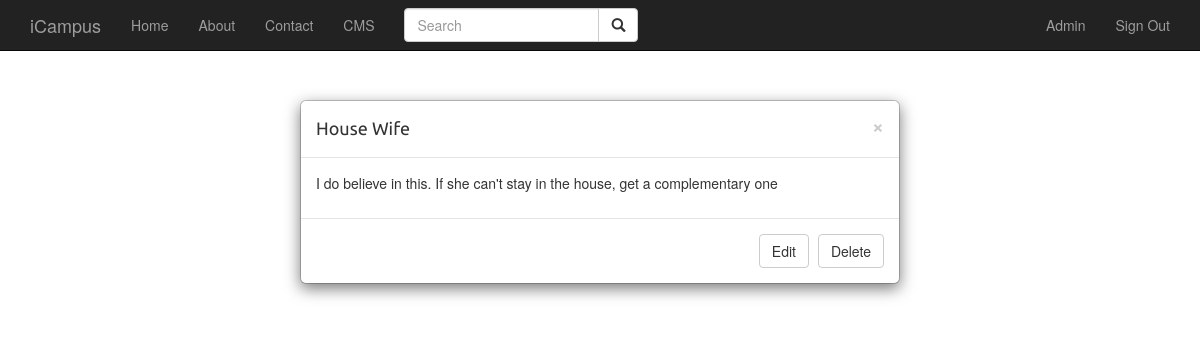
Screenshot of /cms/careers/4 (signed in) with the database file from the repository.
### app/models.py (models this page shows, shortened)
class User(UserMixin, db.Model):
    __tablename__='users'
    id = db.Column(db.Integer, primary_key = True)
    email = db.Column(db.String(64), unique=True, index=True)
    username = db.Column(db.String(64), unique=True, index=True)
    password_hash = db.Column(db.String(128))
    role_id = db.Column(db.Integer, db.ForeignKey('roles.id'))
    comments = db.relationship('Comment', backref='owner', lazy='dynamic')
    @property
    def password(self):
        raise AttributeError('password is not a readable attribute')
    def can(self, perm):
        return self.role is not None and self.role.has_permission(perm)

class Career(db.Model):
    __tablename__ = 'careers'
    id = db.Column(db.Integer, primary_key=True)
    name = db.Column(db.String(64))
    overview = db.Column(db.Text)
    image_url = db.Column(db.String, default=None, nullable=True)
    category_id = db.Column(db.Integer, db.ForeignKey('categories.id'))
    comments = db.relationship('Comment', backref='career', lazy='dynamic')
    tags = db.relationship('Tag', secondary=career_tags)

### app/main/views.py (the view)
@main.route('/cms/careers/<int:id>')
def ret_career(id):
    career = Career.query.filter_by(id=id).first()
    return render_template('cms_career_detail.html', career=career)

### app/main/__init__.py (called while the page is built)
@main.app_context_processor
def inject_permissions():
    return dict(Permission=Permission)

### app/models.py (called while the page is built)
@login_manager.user_loader
def load_user(user_id):
    return User.query.get(int(user_id))

    def has_permission(self, perm):
        return self.permissions & perm == perm

### app/templates/cms_career_detail.html
{% extends 'base.html' %}
{% block page_content %}
<div class="modal-dialog" role="document">
        <div class="modal-content">
            <div class="modal-header">
                <button type="button" class="close" data-dismiss="modal" aria-label="Close"><span aria-hidden="true">&times;</span></button>
                <h4 class="modal-title" id="myModalLabel">{{ career.name }}</h4>
           </div>
        <div class="modal-body">
			<p>{{ career.overview }}</p>
        </div>
        <div class="modal-footer">
            <a href="{{ url_for('main.edit_career', id=career.id) }}" type="button" class="btn btn-default" data-dismiss="modal">Edit</a>
            <a href="{{ url_for('main.delete_career', id=career.id) }}" type="button" class="btn btn-default" data-dismiss="modal">Delete</a>
        </div>
    </div>
</div>
{% endblock %}

### app/templates/base.html (shortened to what this page needs)
{% extends "bootstrap/base.html" %}
{% block head %}
    {{ super() }}
    <link rel="stylesheet" href="{{ url_for('static', filename = 'css/base.css') }}">
    <link rel="stylesheet" href="{{ url_for('static', filename = 'css/comment.css') }}">
{% endblock %}
{% block navbar %}
<div class="navbar navbar-inverse navbar-fixed-top" role="navigation">
    <div class="container">
        <div class="navbar-header">
            <a class="navbar-brand" href="/">iCampus</a>
        </div>
        <div class="navbar-collapse collapse">
            <ul class="nav navbar-nav">
                <li><a href="/">Home</a></li>
                <li><a href="/about">About</a></li>
                <li><a href="/contact">Contact</a></li>
                {% if current_user.can(Permission.WRITE) %}
                <li><a href="/cms">CMS</a></li>
                {% endif %}
            </ul>
            <form class="navbar-form navbar-left" role="search">
                <div class="input-group">
                    <input type="text" class="form-control" placeholder="Search" name="q">
                    <div class="input-group-btn">
                        <button class="btn btn-default" type="submit"><i class="glyphicon glyphicon-search"></i></button>
                    </div>
                </div>
            </form>
            <ul class="nav navbar-nav navbar-right">
                {% if current_user.is_authenticated %}
                <li style=""><a href="">{{ current_user.username | capitalize }}</a></li>
                <li><a href="{{ url_for('auth.logout') }}">Sign Out</a></li>
                {% else %}
                <li><a href="{{ url_for('auth.login') }}">Sign In</a></li>
                <li><a href="{{ url_for('auth.register') }}">Register</a></li>
                {% endif %}
            </ul>
        </div>
    </div>
</div>
{% endblock %}
{% block content %}
<div class="container">
    {% block page_content %}{% endblock %}
</div>
{% endblock %}

### app/static/css/base.css (style rules this page uses)
h1, h2, h3, h4, h5 , h6 { font-family: 'Ubuntu', sans-serif; font-weight:normal; }
body { padding-top: 70px; }
a { text-decoration:none; color:#5993bb; }

### rows the page displays
User: username "Admin"
Career: name "House Wife", overview "I do believe in this. If she can't stay in the house, get a complementary one"
